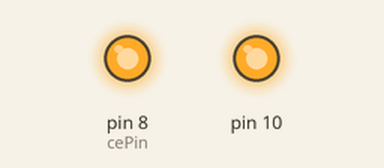
Simulated run of this sketch. Board: Arduino Uno, built with avr-gcc and run on an emulated ATmega328P. Parts: output pins drawn as LEDs (lit = HIGH). Pins used as bus, display or sensor lines are not drawn; what the sketch prints to the serial monitor is not drawn.

Above: at 0.1 s.
Timing chart, 0 to 1.6 s (numbered marks = the images above):
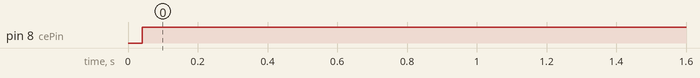

Measured:
- by itself, pin 8 (cePin): LOW → HIGH at 0.04 s

The sketch:

node3.ino
```cpp
#include <SPI.h>

//#define DISABLE_SHOCKBURST

#define CONFIG      0x00
#define EN_AA       0x01
#define EN_RXADDR   0x02
#define SETUP_AW    0x03
#define SETUP_RETR  0x04
#define RF_CH       0x05
#define RF_SETUP    0x06
#define STATUS      0x07
#define OBSERVE_TX  0x08
#define CD          0x09
#define RX_ADDR_P0  0x0A
#define RX_ADDR_P1  0x0B
#define RX_ADDR_P2  0x0C
#define RX_ADDR_P3  0x0D
#define RX_ADDR_P4  0x0E
#define RX_ADDR_P5  0x0F
#define TX_ADDR     0x10
#define RX_PW_P0    0x11
#define RX_PW_P1    0x12
#define RX_PW_P2    0x13
#define RX_PW_P3    0x14
#define RX_PW_P4    0x15
#define RX_PW_P5    0x16
#define FIFO_STATUS 0x17

/* Bit Mnemonics */
#define MASK_RX_DR  6
#define MASK_TX_DS  5
#define MASK_MAX_RT 4
#define EN_CRC      3
#define CRCO        2
#define PWR_UP      1
#define PRIM_RX     0
#define ENAA_P5     5
#define ENAA_P4     4
#define ENAA_P3     3
#define ENAA_P2     2
#define ENAA_P1     1
#define ENAA_P0     0
#define ERX_P5      5
#define ERX_P4      4
#define ERX_P3      3
#define ERX_P2      2
#define ERX_P1      1
#define ERX_P0      0
#define AW          0
#define ARD         4
#define ARC         0
#define PLL_LOCK    4
#define RF_DR       3
#define RF_PWR      1
#define LNA_HCURR   0
#define RX_DR       6
#define TX_DS       5
#define MAX_RT      4
#define RX_P_NO     1
#define TX_FULL     0
#define PLOS_CNT    4
#define ARC_CNT     0
#define TX_REUSE    6
#define FIFO_FULL   5
#define TX_EMPTY    4
#define RX_FULL     1
#define RX_EMPTY    0

/* Instruction Mnemonics */
#define R_REGISTER    0x00
#define W_REGISTER    0x20
#define REGISTER_MASK 0x1F
#define R_RX_PAYLOAD  0x61
#define W_TX_PAYLOAD  0xA0
#define FLUSH_TX      0xE1
#define FLUSH_RX      0xE2
#define REUSE_TX_PL   0xE3
#define NOP           0xFF

#define mirf_ADDR_LEN  5
#define mirf_CONFIG ((1<<EN_CRC) | (0<<CRCO) )

void nrf_init();
void nrf_config();
void nrf_send(uint8_t *value);
void setRADDR(uint8_t * adr);
void setTADDR(uint8_t * adr);
bool dataReady();
int  isSending();
bool rxFifoEmpty();
bool txFifoEmpty();
void getData(uint8_t * data);
uint8_t getStatus();
void transmitSync(uint8_t *dataout,uint8_t len);
void transferSync(uint8_t *dataout,uint8_t *datain,uint8_t len);
void configRegister(uint8_t reg, uint8_t value);
void readRegister(uint8_t reg, uint8_t * value, uint8_t len);
void writeRegister(uint8_t reg, uint8_t * value, uint8_t len);
void powerUpRx();
void powerUpTx();
void powerDown();
void csnHi();
void csnLow();
void ceHi();
void ceLow();
void flushRx();
uint8_t spi_transfer(uint8_t data);


uint8_t PTX=0;
uint8_t cePin=13;
uint8_t csnPin=9;
uint8_t channel=0;
uint8_t payload=32;

uint8_t spi_transfer(uint8_t data)
{
    return SPI.transfer(data);
}

//This is a new test function for spi transfer
void transferSync(uint8_t *dataout,uint8_t *datain,uint8_t len){
        uint8_t i;
        for(i = 0;i < len;i++){
                datain[i] = spi_transfer(dataout[i]);
        }
}

//This is a new test function for spi transfer
void transmitSync(uint8_t *dataout,uint8_t len){
        uint8_t i;
        for(i = 0;i < len;i++){
                spi_transfer(dataout[i]);
        }
}

void nrf_init()
{
    pinMode(cePin,OUTPUT);
    pinMode(csnPin,OUTPUT);

    ceLow();
    csnHi();
    SPI.begin();
}


void nrf_config()
{
    configRegister(RF_CH,channel);
    // Set length of incoming payload
    configRegister(RX_PW_P0, payload);
    configRegister(RX_PW_P1, payload);
    #ifdef DISABLE_SHOCKBURST
    configRegister(EN_AA, 0x00);//disable shockburst mode:auto ack
    #else
    configRegister(EN_AA, 0x3f);
    configRegister(SETUP_RETR,0x1f);//Setup retry 500us ,15 max retries
    #endif
    // Start receiver
    powerUpRx();
    flushRx();
}

void setRADDR(uint8_t * adr) // Sets the receiving address
{
        ceLow();
        writeRegister(RX_ADDR_P1,adr,5);
        ceHi();
}

void setTADDR(uint8_t * adr) // Sets the transmitting address
{
    /*
     * RX_ADDR_P0 must be set to the sending addr for auto ack to work.
     */
    writeRegister(RX_ADDR_P0,adr,5);
    writeRegister(TX_ADDR,adr,5);
}

extern bool dataReady() // Checks if data is available for reading
{
    // See note in getData() function - just checking RX_DR isn't good enough
        uint8_t status = getStatus();
    // We can short circuit on RX_DR, but if it's not set, we still need
    // to check the FIFO for any pending packets
    if ( status & (1 << RX_DR) ) return 1;
    return !rxFifoEmpty();
}

extern bool rxFifoEmpty(){
        uint8_t fifoStatus;
        readRegister(FIFO_STATUS,&fifoStatus,sizeof(fifoStatus));
        return (fifoStatus & (1 << RX_EMPTY));
}

extern void getData(uint8_t * data) // Reads payload bytes into data array
{
    csnLow();                               // Pull down chip select
    spi_transfer( R_RX_PAYLOAD );
    transferSync(data,data,payload); // Read payload
    csnHi();                               // Pull up chip select
    // NVI: per product spec, p 67, note c:
    //  "The RX_DR IRQ is asserted by a new packet arrival event. The procedure
    //  for handling this interrupt should be: 1) read payload through SPI,
    //  2) clear RX_DR IRQ, 3) read FIFO_STATUS to check if there are more
    //  payloads available in RX FIFO, 4) if there are more data in RX FIFO,
    //  repeat from step 1)."
    // So if we're going to clear RX_DR here, we need to check the RX FIFO
    // in the dataReady() function
    configRegister(STATUS,(1<<RX_DR));   // Reset status register
}

void configRegister(uint8_t reg, uint8_t value)
// Clocks only one byte into the given MiRF register
{
    csnLow();
    spi_transfer(W_REGISTER | (REGISTER_MASK & reg));
    spi_transfer(value);
    csnHi();
}

void readRegister(uint8_t reg, uint8_t * value, uint8_t len)// Reads an array of bytes from the given start position in the MiRF registers.
{
    csnLow();
    spi_transfer(R_REGISTER | (REGISTER_MASK & reg));
    transferSync(value,value,len);
    csnHi();
}

void writeRegister(uint8_t reg, uint8_t * value, uint8_t len) // Writes an array of bytes into inte the MiRF registers.
{
    csnLow();
    spi_transfer(W_REGISTER | (REGISTER_MASK & reg));
    transmitSync(value,len);
    csnHi();
}

void nrf_send(uint8_t * value) // Sends a data package to the default address. Be sure to send the correct
{
// amount of bytes as configured as payload on the receiver.
    uint8_t status;
    status = getStatus();
   // Serial.print("&");
    while (PTX) {
            status = getStatus();
            if((status & ((1 << TX_DS)  | (1 << MAX_RT)))){
                    PTX = 0;
                    break;
            }
    }                  // Wait until last paket is send
    //Serial.print("%");
    ceLow();
    powerUpTx();       // Set to transmitter mode , Power up
    csnLow();                    // Pull down chip select
    spi_transfer(FLUSH_TX);
    csnHi();                    // Pull up chip select
    csnLow();                    // Pull down chip select
    spi_transfer( W_TX_PAYLOAD );
    transmitSync(value,payload);   // Write payload
    csnHi();                    // Pull up chip select
    ceHi();                     // Start transmission
}
int isSending(){
        uint8_t status;
        unsigned long checkTime = millis();
        if(PTX){
                status = getStatus();
                /*
                 *  if sending successful (TX_DS) or max retries exceded (MAX_RT).
                 */
                if((status &  (1<<TX_DS) ) ){
                        powerUpRx();
                        return 0;
                }
                else if( status &  (1<<MAX_RT) )
                {
                    powerUpRx();
                    return 2;
                }
                return 1;
        }

        return 0;
}

uint8_t getStatus(){
        uint8_t rv;
        readRegister(STATUS,&rv,1);
        return rv;
}

void powerUpRx(){
        PTX = 0;
        ceLow();
        configRegister(CONFIG, mirf_CONFIG | ( (1<<PWR_UP) | (1<<PRIM_RX) ) );
        ceHi();
        configRegister(STATUS,(1 << TX_DS) | (1 << MAX_RT));
}

void flushRx(){
    csnLow();
    spi_transfer(FLUSH_RX);
    csnHi();
}

void powerUpTx(){
        PTX = 1;
        configRegister(CONFIG, mirf_CONFIG | ( (1<<PWR_UP) | (0<<PRIM_RX) ) );
}

void ceHi(){
        digitalWrite(cePin,HIGH);
}

void ceLow(){
        digitalWrite(cePin,LOW);
}

void csnHi(){
        digitalWrite(csnPin,HIGH);
}

void csnLow(){
        digitalWrite(csnPin,LOW);
}

void powerDown(){
        ceLow();
        configRegister(CONFIG, mirf_CONFIG );
}

String a;
char data[32];
bool work = true;
char myAddessByte = '2' ;

void constructFormat(String &raw,String type,String value)
{
    if(raw.length()==0)
    {
      char temp[2]={0x00,0x00};
      temp[0] = myAddessByte;
      raw += temp;
    }
    raw += ","+type+":"+value;
}

void parsePack(String type,String content,uint8_t senderId=0)
{
  String packet;
  if(type=="get")//getVal1
  {
    if(content=="status")
    {
      constructFormat(packet,"status","online");
      nrf_send(packet.c_str());
    }
    else if(content=="humidity")//time and val1
    {
      unsigned long timeNow = millis();
      constructFormat(packet,"humidity",String(timeNow));
      nrf_send(packet.c_str());
    }
    else if(content=="temperature")
    {
      unsigned long val1 = analogRead(A0);
      constructFormat(packet,"temperature",String(val1));
      nrf_send(packet.c_str());
    }
  }
}
void handlePacket(String input)
{
  if(input.length()<3)return;
  uint8_t sendId = input[0];
  String type,content;
  uint8_t state = 0;
  for(int i=2;i<input.length();i++)
  {
    char cur = input[i];
    if(cur==':')
    {
      state = 2;
    }
    else if(cur == ',')
    {
      state = 0;
      parsePack(type,content,sendId);
      type="";
      content="";
    }
    else
    {
      if(state == 0)
      {
        type += cur;
      }
      else if (state ==2)
      {
        content += cur;
      }
    }
  }
  parsePack(type,content,sendId);
}
void setup()
{
  char myaddr[5]="mac0";
  Serial.begin(250000);
  Serial.println("Begin config!");
  cePin = 8;
  csnPin = 9;
  channel = 12;
  nrf_init();
  setTADDR((byte *)"mac02");
  setRADDR((byte *)"mac03");
  payload = 32;
  nrf_config();
  Serial.println("Begining!mac03 receiver.");
}
unsigned long int count=0;
unsigned long last_time = 0;
uint8_t send_status;
String toSendString;
uint8_t toSendBuffer[32];
#define MAX_RETRY 1
uint16_t retry_times=0;
void loop()
{
  if(dataReady()){
      getData(data);
      Serial.println(data);
      data[31] = '3';//This is my addr

      RETRY_ENTRY:
      nrf_send(data);
      while( ( send_status = isSending() ) == 1 ){
      }
      if(send_status==2)
      {
        Serial.println("Time out!Retry!");
        if(retry_times++ < MAX_RETRY)
          goto RETRY_ENTRY;
        else
          retry_times = 0;
      }
      Serial.println("Send back!");
  }
}
```
